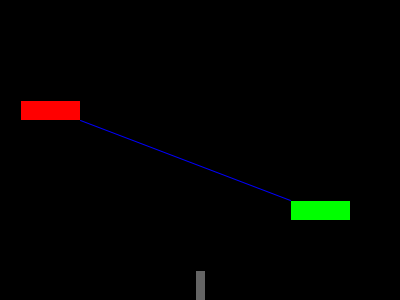
Frame 1 (no input)
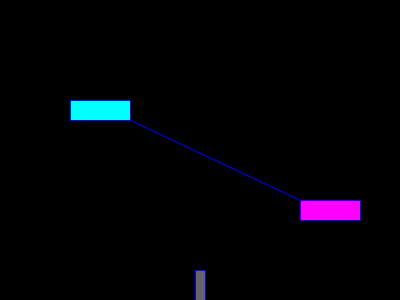
Frame 60 (the mouse pressed at the canvas centre just before this capture)
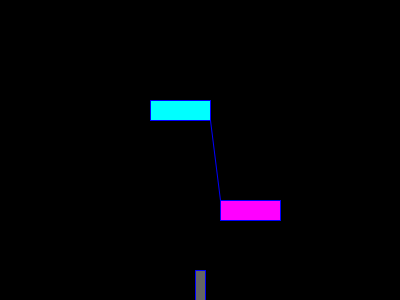
Frame 120 (the mouse held since frame 60 and released just before this capture)

The Processing sketch that drew these frames (run headless with seeded random() and noise(); from frame 60 on, the mouse is pressed at the canvas centre):

// Processing sketch: examPOO_031115
// ── examPOO_031115.pde

void settings(){
  size(400,300);
}

Forme f1,f2;
Canon c;

void setup() {
  f1=new Forme(10,100,255,0,0,10,400);
  f2=new Forme(300,200,0,255,0,-10,400);
  c=new Canon(400,300);
}

void draw() {
  background(0);
  c.display();
  f1.move();
  f1.display();
  f2.move();
  f2.display();
  f1.traceZ(f2);
}

void keyPressed() {
  if (key=='f') {
    c.feu();
    f1.testeSiTouche(c);
    f2.testeSiTouche(c);
  }
}
// ── Canon.pde

public class Canon {
  private float tx;
  private float ty;
  private float x;

  Canon(float tx, float ty) {
    this.tx=tx;
    this.ty=ty;
    this.x=tx/2;
  }
  Canon(float x, float tx, float ty) {
    this.tx=tx;
    this.ty=ty;
    this.x=x;
  }

  public void display() {
    fill(100, 100, 100);
    rect(x-5, ty-30, 10, 30);
  }
  public void feu() {
    line(x, ty-30, x, 0);
  }
  public float getX() { 
    return x;
  }
}
// ── Forme.pde

public class Forme {
  private float x, y, w, h;
  private float vx;
  private int r, v, b;
  private boolean touche;
  private float tx;
  private int debut=0;

  Forme(float x, float y, int r, int v, int b, float vx, float tx) {
    this.x=x;
    this.y=y;
    this.r=r;
    this.v=v;
    this.b=b;
    this.tx=tx;
    this.vx=vx;
    this.w=60;
    this.h=20;
    this.touche=false;
  }

  public float getX() { 
    return x;
  }
  public float getY() { 
    return y;
  }
  public void move() {
    //if (estTouche()) return;
    float tmp=x+vx;
    if ((tmp<0)||((tmp+w)>tx) ) {
      vx=-vx;
      inverse_couleur();
    }
    x+=vx;
  }
  private void inverse_couleur() {
    r=255-r;
    v=255-v;
    b=255-b;
  } 

  public void display() {
    if (estTouche()) return;
    fill(r, v, b);
    rect(x, y, w, h);
  }

  public void traceZ(Forme f) {
    stroke(0, 0, 255);
    line(x+w, y+h, f.getX(), f.getY());
  }

  public void testeSiTouche(Canon c) {
    if ( (x<c.getX())&&( (x+w)>c.getX()) ) {
      touche=true;
      debut=millis();
    }
  }
  public boolean estTouche() {
    if (touche==false) return false;
    if ((millis()-debut)<1000) return true;
    else {
      debut=0;
      touche=false;
      return false;
    }
  }
}
